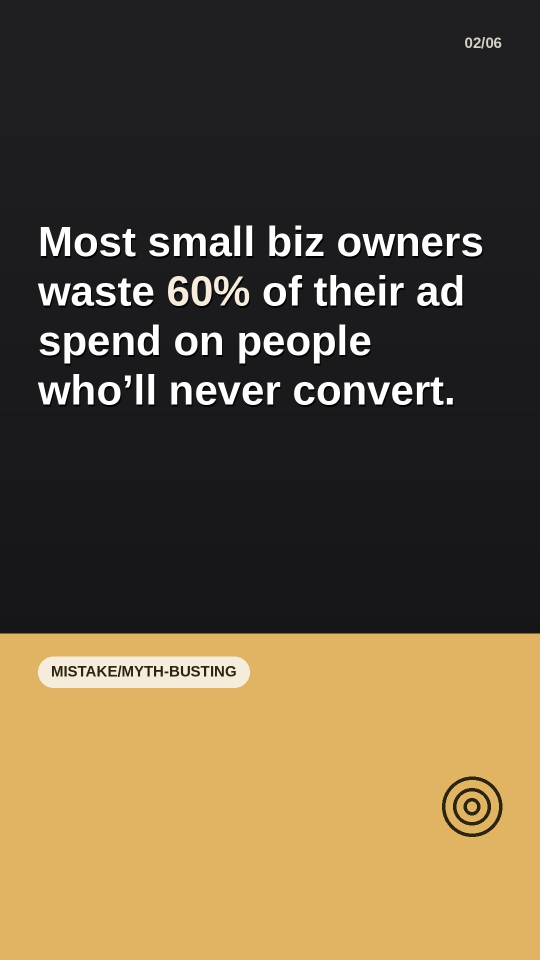
#> input picture posts/2024-06-10/carousel_1/slide_02.jpg, 1080 x 1920 px (shown at 1/2 size)
$ python -i generate_image.py   (imports and definitions only)
#> lines starting #> are read from the running program, lines starting #| are printed output that depends on the picture
"""
generate_image.py

Builds the final LinkedIn graphic (single PNG, 1200x1560) from the JSON
produced by generate_copy.py.

v10 — design rebuild. What changed vs v9 and why:

  * One system, not three. The mint subtitle band is gone; the subtitle
    now lives inside the hero under the title, so the page is two zones
    (dark hero, light chart) instead of three stacked strangers.
  * Editorial type contrast. Title is Liberation SERIF Bold (display
    voice); everything else is Sans. One weight/size per role was making
    the whole page read as system-default.
  * The boldness is spent in ONE place: the "what works" column is solid
    deep teal with white bold text. The weak column is quiet — white
    cards, hairline border, red edge strip. Symmetric pink-vs-green
    pastel blocks are the single biggest "template infographic" tell,
    and the asymmetry makes the eye land on the answer, which is the
    entire point of the format.
  * Number badges are white with a teal ring, bridging the light and
    dark columns instead of floating as a third color moment.
  * Robustness: if Pollinations is down, a deterministic gradient hero
    renders instead of the whole daily run crashing. If the subtitle's
    leading count doesn't match the number of pairs ("9 Questions" over
    8 rows), it is corrected automatically.

Fonts: system Liberation fonts only (ship on GitHub Actions ubuntu-latest).
"""

import io
import os
import re
import urllib.parse

import requests
from PIL import Image, ImageDraw, ImageFont, ImageEnhance, ImageOps, ImageFilter

CANVAS_W, CANVAS_H = 1200, 1560
PAD = 56

# ---- palette (locked: one accent family, warm paper, ink) ----
COLOR_BG = (250, 249, 246)           # paper
COLOR_INK = (24, 28, 33)             # near-black text
COLOR_ACCENT = (11, 110, 101)        # petrol teal (locked accent)
COLOR_ACCENT_DARK = (7, 60, 55)      # deep teal — strong-column card fill
COLOR_ACCENT_LINE = (11, 110, 101)
COLOR_HERO_EYEBROW = (156, 214, 205) # light teal caps on dark hero
COLOR_HERO_SUB = (222, 230, 228)     # near-white subtitle on dark hero
COLOR_WEAK_CARD = (255, 255, 255)
COLOR_WEAK_BORDER = (226, 222, 215)
COLOR_WEAK_EDGE = (185, 56, 56)      # red strip on weak cards
COLOR_WEAK_TEXT = (74, 78, 84)       # neutral slate: the red EDGE carries the
                                     # "wrong" signal, so red text was redundant
                                     # and made the quiet column look cheap
COLOR_STRONG_TEXT = (255, 255, 255)
COLOR_HEADER_TEXT = (24, 28, 33)
COLOR_RULE = (216, 212, 205)
COLOR_FOOTER_TEXT = (112, 108, 100)

HERO_H = 360
# Max comparison rows rendered. Five is the ceiling at which body type stays
# readable in the mobile feed; more rows than this get dropped, not shrunk.
MAX_ROWS = 5
POLLINATIONS_BASE = "https://image.pollinations.ai/prompt/"

FONT_DIR = "/usr/share/fonts/truetype/liberation"
FONT_SERIF_BOLD = os.path.join(FONT_DIR, "LiberationSerif-Bold.ttf")
FONT_SANS_BOLD = os.path.join(FONT_DIR, "LiberationSans-Bold.ttf")
FONT_SANS_REG = os.path.join(FONT_DIR, "LiberationSans-Regular.ttf")

# Small footer wordmark. Edit this one constant to change/remove branding.
FOOTER_TEXT = "MARKETING-RD.COM"

QUOTE_STRIP_RE = re.compile(r'^[\s"\'‘’“”]+|[\s"\'‘’“”]+$')
LEADING_NUM_RE = re.compile(r"^(\d+)\b")


def _font(path, size):
    return ImageFont.truetype(path, size)


def clean_phrase(text):
    return QUOTE_STRIP_RE.sub("", text.strip())


# [401 lines left out: functions fix_subtitle_count, _fit_font_to_width, _wrap_text, _draw_multiline, _tracked_text, _drawn_hero and 7 more, not called in this run]


def render_graphic(data: dict, seed: int = 0) -> Image.Image:
    img = Image.new("RGB", (CANVAS_W, CANVAS_H), COLOR_BG)

    # Feed legibility beats completeness. At real LinkedIn size (~400px wide
    # on mobile) eight rows shrink the type into an unreadable block, so we
    # render the best five and let the caption carry the rest. The subtitle
    # count is auto-corrected to match, so "8 Questions" becomes "5 Questions".
    #
    # The body field differs per format (pairs / items / steps); whichever is
    # present drives the row count used for the subtitle.
    body_key = next((k for k in ("pairs", "items", "steps") if isinstance(data.get(k), list)), None)
    if body_key is None:
        raise ValueError("no recognised body field (pairs/items/steps) in data")
    if body_key != "steps":
        data[body_key] = data[body_key][:MAX_ROWS]
    pairs = data[body_key]
    n = len(pairs)

    # ---------- HERO: image + scrim + eyebrow + serif title + subtitle ----------
    hero = _drawn_hero(CANVAS_W, HERO_H, seed)
    img.paste(hero, (0, 0))

    draw = ImageDraw.Draw(img)

    # eyebrow — tracked caps, topic-derived
    eyebrow = clean_phrase(data.get("topic", "the agency playbook")).upper()
    eyebrow_font = _fit_font_to_width(draw, eyebrow, FONT_SANS_BOLD,
                                      CANVAS_W - 2 * PAD - 120,
                                      start_size=30, min_size=20)
    _tracked_text(draw, (0, 54), eyebrow, eyebrow_font, COLOR_HERO_EYEBROW,
                  tracking=5, anchor_center_x=CANVAS_W // 2)
    # short rule under eyebrow
    draw.rectangle([CANVAS_W // 2 - 30, 100, CANVAS_W // 2 + 30, 104], fill=COLOR_ACCENT)

    main = data["title_main"].upper().strip()
    highlight = data["title_highlight"].upper().strip()
    max_title_w = CANVAS_W - 2 * PAD

    chip_pad_x, chip_pad_y = 18, 10
    gap_word = 16

    title_font = _fit_font_to_width(
        draw, f"{main} {highlight}", FONT_SERIF_BOLD,
        max_title_w - chip_pad_x * 2 - gap_word, start_size=92, min_size=48,
    )
    mb = draw.textbbox((0, 0), main, font=title_font)
    hb = draw.textbbox((0, 0), highlight, font=title_font)
    main_w = mb[2] - mb[0]
    hi_w = hb[2] - hb[0]
    # shared vertical metrics so main text and chip text sit on one baseline
    asc, desc = title_font.getmetrics()
    cap_top = min(mb[1], hb[1])
    cap_bot = max(mb[3], hb[3])
    cap_h = cap_bot - cap_top

    total_w = main_w + gap_word + hi_w + chip_pad_x * 2
    one_line = total_w <= max_title_w

    title_y = 128  # cap-top y for the title line
    if one_line:
        start_x = (CANVAS_W - total_w) // 2
        draw.text((start_x, title_y - cap_top), main, font=title_font, fill=(255, 255, 255))
        chip_x0 = start_x + main_w + gap_word
        chip_box = [chip_x0, title_y - chip_pad_y,
                    chip_x0 + hi_w + chip_pad_x * 2, title_y + cap_h + chip_pad_y]
        add_soft_shadow(img, chip_box, radius=12, offset=(0, 5), blur=9, opacity=110)
        draw = ImageDraw.Draw(img)
        draw.rounded_rectangle(chip_box, radius=12, fill=COLOR_ACCENT)
        draw.text((chip_x0 + chip_pad_x - hb[0], title_y - cap_top), highlight,
                  font=title_font, fill=(255, 255, 255))
        sub_y = title_y + cap_h + chip_pad_y + 34
    else:
        draw.text(((CANVAS_W - main_w) // 2, title_y - cap_top), main,
                  font=title_font, fill=(255, 255, 255))
        chip_y = title_y + cap_h + 26
        chip_x0 = (CANVAS_W - hi_w - chip_pad_x * 2) // 2
        chip_box = [chip_x0, chip_y - chip_pad_y,
                    chip_x0 + hi_w + chip_pad_x * 2, chip_y + cap_h + chip_pad_y]
        add_soft_shadow(img, chip_box, radius=12, offset=(0, 5), blur=9, opacity=110)
        draw = ImageDraw.Draw(img)
        draw.rounded_rectangle(chip_box, radius=12, fill=COLOR_ACCENT)
        draw.text((chip_x0 + chip_pad_x - hb[0], chip_y - cap_top), highlight,
                  font=title_font, fill=(255, 255, 255))
        sub_y = chip_y + cap_h + chip_pad_y + 30

    # subtitle inside hero
    subtitle = fix_subtitle_count(data["subtitle"], n)
    sub_font = _fit_font_to_width(draw, subtitle, FONT_SANS_REG, CANVAS_W - 2 * PAD,
                                  start_size=40, min_size=26)
    sb = draw.textbbox((0, 0), subtitle, font=sub_font)
    draw.text(((CANVAS_W - (sb[2] - sb[0])) // 2, sub_y - sb[1]), subtitle,
              font=sub_font, fill=COLOR_HERO_SUB)

    # ---------- CHART ----------
    chart_top = HERO_H + 34
    footer_h = 56
    chart_bottom = CANVAS_H - footer_h

    layout = data.get("layout", "two_column")
    if layout == "marked_list":
        _render_marked_list(img, draw, data, chart_top, chart_bottom)
    elif layout == "ledger":
        _render_ledger(img, draw, data, chart_top, chart_bottom)
    else:
        _render_two_column(img, draw, data, pairs, n, chart_top, chart_bottom)

    # ---------- FOOTER ----------
    if FOOTER_TEXT:
        f_font = _font(FONT_SANS_BOLD, 18)
        _tracked_text(draw, (0, CANVAS_H - footer_h + 16), FOOTER_TEXT, f_font,
                      COLOR_FOOTER_TEXT, tracking=4, anchor_center_x=CANVAS_W // 2)
    draw.rectangle([0, CANVAS_H - 8, CANVAS_W, CANVAS_H], fill=COLOR_ACCENT)

    return img


# [5 lines left out: function build_image, not called in this run]


# [10 lines not run here, left out]

>>> import cv2
>>> picture = cv2.imread('../posts/2024-06-10/carousel_1/slide_02.jpg', cv2.IMREAD_GRAYSCALE)
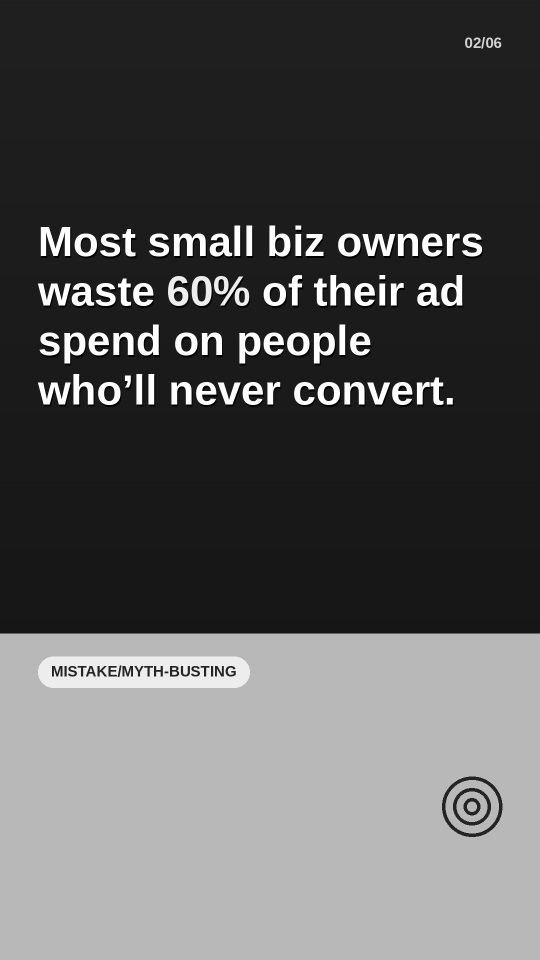
#> picture: shape (1920, 1080) (shown at 1/2 size); min 0, max 255, mean 88
>>> result = render_graphic(picture)
#> (the run stopped early here; a loop or call above may not have finished)
